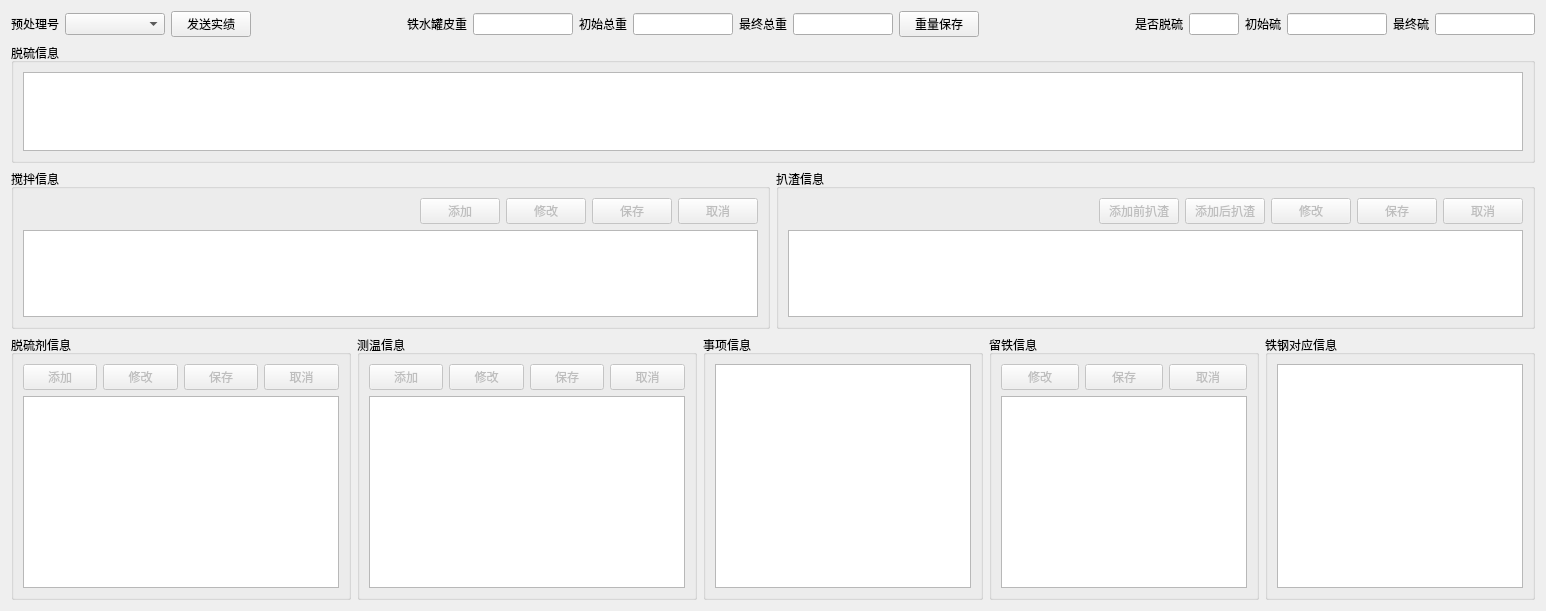
        <widget class="QWidget" name="hmpPage">
         <layout class="QVBoxLayout" name="verticalLayout_21">
          <item>
           <layout class="QHBoxLayout" name="horizontalLayout_8">
            <item>
             <widget class="QLabel" name="label_6">
              <property name="text">
               <string>预处理号</string>
              </property>
             </widget>
            </item>
            <item>
             <widget class="QComboBox" name="hmpHMNoComboBox">
              <property name="minimumSize">
               <size>
                <width>100</width>
                <height>0</height>
               </size>
              </property>
             </widget>
            </item>
            <item>
             <widget class="QPushButton" name="sendResultButton">
              <property name="enabled">
               <bool>true</bool>
              </property>
              <property name="text">
               <string>发送实绩</string>
              </property>
             </widget>
            </item>
            <item>
             <spacer name="horizontalSpacer_7">
              <property name="orientation">
               <enum>Qt::Horizontal</enum>
              </property>
              <property name="sizeHint" stdset="0">
               <size>
                <width>60</width>
                <height>20</height>
               </size>
              </property>
             </spacer>
            </item>
            <item>
             <widget class="QLabel" name="label_34">
              <property name="text">
               <string>铁水罐皮重</string>
              </property>
             </widget>
            </item>
            <item>
             <widget class="QLineEdit" name="ladleTareWeightLineEdit">
              <property name="minimumSize">
               <size>
                <width>100</width>
                <height>0</height>
               </size>
              </property>
              <property name="maximumSize">
               <size>
                <width>100</width>
                <height>16777215</height>
               </size>
              </property>
              <property name="readOnly">
               <bool>false</bool>
              </property>
             </widget>
            </item>
            <item>
             <widget class="QLabel" name="label_35">
              <property name="text">
               <string>初始总重</string>
              </property>
             </widget>
            </item>
            <item>
             <widget class="QLineEdit" name="initGrossWeightLineEdit">
              <property name="minimumSize">
               <size>
                <width>100</width>
                <height>0</height>
               </size>
              </property>
              <property name="maximumSize">
               <size>
                <width>100</width>
                <height>16777215</height>
               </size>
              </property>
              <property name="readOnly">
               <bool>false</bool>
              </property>
             </widget>
            </item>
            <item>
             <widget class="QLabel" name="label_36">
              <property name="text">
               <string>最终总重</string>
              </property>
             </widget>
            </item>
            <item>
             <widget class="QLineEdit" name="finalGrossWeightLineEdit">
              <property name="minimumSize">
               <size>
                <width>100</width>
                <height>0</height>
               </size>
              </property>
              <property name="maximumSize">
               <size>
                <width>100</width>
                <height>16777215</height>
               </size>
              </property>
              <property name="readOnly">
               <bool>false</bool>
              </property>
             </widget>
            </item>
            <item>
             <widget class="QPushButton" name="saveWeightButton">
              <property name="text">
               <string>重量保存</string>
              </property>
             </widget>
            </item>
            <item>
             <spacer name="horizontalSpacer_36">
              <property name="orientation">
               <enum>Qt::Horizontal</enum>
              </property>
              <property name="sizeHint" stdset="0">
               <size>
                <width>40</width>
                <height>20</height>
               </size>
              </property>
             </spacer>
            </item>
            <item>
             <widget class="QLabel" name="label_22">
              <property name="text">
               <string>是否脱硫</string>
              </property>
             </widget>
            </item>
            <item>
             <widget class="QLineEdit" name="dsCodeLineEdit">
              <property name="minimumSize">
               <size>
                <width>50</width>
                <height>0</height>
               </size>
              </property>
              <property name="maximumSize">
               <size>
                <width>50</width>
                <height>16777215</height>
               </size>
              </property>
              <property name="readOnly">
               <bool>true</bool>
              </property>
             </widget>
            </item>
            <item>
             <widget class="QLabel" name="label_23">
              <property name="text">
               <string>初始硫</string>
              </property>
             </widget>
            </item>
            <item>
             <widget class="QLineEdit" name="initSLineEdit">
              <property name="minimumSize">
               <size>
                <width>100</width>
                <height>0</height>
               </size>
              </property>
              <property name="maximumSize">
               <size>
                <width>100</width>
                <height>16777215</height>
               </size>
              </property>
              <property name="readOnly">
               <bool>true</bool>
              </property>
             </widget>
            </item>
            <item>
             <widget class="QLabel" name="label_24">
              <property name="text">
               <string>最终硫</string>
              </property>
             </widget>
            </item>
            <item>
             <widget class="QLineEdit" name="finalSLineEdit">
              <property name="enabled">
               <bool>true</bool>
              </property>
              <property name="minimumSize">
               <size>
                <width>100</width>
                <height>0</height>
               </size>
              </property>
              <property name="maximumSize">
               <size>
                <width>100</width>
                <height>16777215</height>
               </size>
              </property>
              <property name="readOnly">
               <bool>true</bool>
              </property>
             </widget>
            </item>
           </layout>
          </item>
          <item>
           <widget class="QGroupBox" name="groupBox_5">
            <property name="sizePolicy">
             <sizepolicy hsizetype="Preferred" vsizetype="Preferred">
              <horstretch>0</horstretch>
              <verstretch>0</verstretch>
             </sizepolicy>
            </property>
            <property name="maximumSize">
             <size>
              <width>16777215</width>
              <height>120</height>
             </size>
            </property>
            <property name="title">
             <string>脱硫信息</string>
            </property>
            <layout class="QVBoxLayout" name="verticalLayout_6">
             <item>
              <widget class="QTableView" name="hmpDesTableView">
               <property name="maximumSize">
                <size>
                 <width>16777215</width>
                 <height>16777215</height>
                </size>
               </property>
               <property name="editTriggers">
                <set>QAbstractItemView::NoEditTriggers</set>
               </property>
              </widget>
             </item>
            </layout>
           </widget>
          </item>
          <item>
           <layout class="QHBoxLayout" name="horizontalLayout_19">
            <item>
             <widget class="QGroupBox" name="groupBox_11">
              <property name="maximumSize">
               <size>
                <width>16777215</width>
                <height>160</height>
               </size>
              </property>
              <property name="title">
               <string>搅拌信息</string>
              </property>
              <layout class="QVBoxLayout" name="verticalLayout_8">
               <item>
                <layout class="QHBoxLayout" name="horizontalLayout_2">
                 <item>
                  <spacer name="horizontalSpacer_19">
                   <property name="orientation">
                    <enum>Qt::Horizontal</enum>
                   </property>
                   <property name="sizeHint" stdset="0">
                    <size>
                     <width>40</width>
                     <height>20</height>
                    </size>
                   </property>
                  </spacer>
                 </item>
                 <item>
                  <widget class="QPushButton" name="hmpStirInfoInsertBtn">
                   <property name="enabled">
                    <bool>false</bool>
                   </property>
                   <property name="text">
                    <string>添加</string>
                   </property>
                  </widget>
                 </item>
                 <item>
                  <widget class="QPushButton" name="hmpStirInfoEditBtn">
                   <property name="enabled">
                    <bool>false</bool>
                   </property>
                   <property name="text">
                    <string>修改</string>
                   </property>
                  </widget>
                 </item>
                 <item>
                  <widget class="QPushButton" name="hmpStirInfoSaveBtn">
                   <property name="enabled">
                    <bool>false</bool>
                   </property>
                   <property name="text">
                    <string>保存</string>
                   </property>
                  </widget>
                 </item>
                 <item>
                  <widget class="QPushButton" name="hmpStirInfoCancelBtn">
                   <property name="enabled">
                    <bool>false</bool>
                   </property>
                   <property name="text">
                    <string>取消</string>
                   </property>
                  </widget>
                 </item>
                </layout>
               </item>
               <item>
                <widget class="QTableView" name="hmpStirInfoTableView">
                 <property name="maximumSize">
                  <size>
                   <width>16777215</width>
                   <height>100</height>
                  </size>
                 </property>
                 <property name="editTriggers">
                  <set>QAbstractItemView::NoEditTriggers</set>
                 </property>
                </widget>
               </item>
              </layout>
             </widget>
            </item>
            <item>
             <widget class="QGroupBox" name="groupBox_6">
              <property name="maximumSize">
               <size>
                <width>16777215</width>
                <height>160</height>
               </size>
              </property>
              <property name="title">
               <string>扒渣信息</string>
              </property>
              <layout class="QVBoxLayout" name="verticalLayout_10">
               <item>
                <layout class="QHBoxLayout" name="horizontalLayout_6">
                 <item>
                  <spacer name="horizontalSpacer_20">
                   <property name="orientation">
                    <enum>Qt::Horizontal</enum>
                   </property>
                   <property name="sizeHint" stdset="0">
                    <size>
                     <width>40</width>
                     <height>20</height>
                    </size>
                   </property>
                  </spacer>
                 </item>
                 <item>
                  <widget class="QPushButton" name="hmpSlagBeforeInsertBtn">
                   <property name="enabled">
                    <bool>false</bool>
                   </property>
                   <property name="text">
                    <string>添加前扒渣</string>
                   </property>
                  </widget>
                 </item>
                 <item>
                  <widget class="QPushButton" name="hmpSlagAfterInsertBtn">
                   <property name="enabled">
                    <bool>false</bool>
                   </property>
                   <property name="text">
                    <string>添加后扒渣</string>
                   </property>
                  </widget>
                 </item>
                 <item>
                  <widget class="QPushButton" name="hmpSlagEditBtn">
                   <property name="enabled">
                    <bool>false</bool>
                   </property>
                   <property name="text">
                    <string>修改</string>
                   </property>
                  </widget>
                 </item>
                 <item>
                  <widget class="QPushButton" name="hmpSlagSaveBtn">
                   <property name="enabled">
                    <bool>false</bool>
                   </property>
                   <property name="text">
                    <string>保存</string>
                   </property>
                  </widget>
                 </item>
                 <item>
                  <widget class="QPushButton" name="hmpSlagCancelBtn">
                   <property name="enabled">
                    <bool>false</bool>
                   </property>
                   <property name="text">
                    <string>取消</string>
                   </property>
                  </widget>
                 </item>
                </layout>
               </item>
               <item>
                <widget class="QTableView" name="hmpSlagTableView">
                 <property name="maximumSize">
                  <size>
                   <width>16777215</width>
                   <height>100</height>
                  </size>
                 </property>
                 <property name="editTriggers">
                  <set>QAbstractItemView::NoEditTriggers</set>
                 </property>
                </widget>
               </item>
              </layout>
             </widget>
            </item>
           </layout>
          </item>
          <item>
           <layout class="QHBoxLayout" name="horizontalLayout_16">
            <item>
             <widget class="QGroupBox" name="groupBox_7">
              <property name="maximumSize">
               <size>
                <width>340</width>
                <height>16777215</height>
               </size>
              </property>
              <property name="title">
               <string>脱硫剂信息</string>
              </property>
              <layout class="QVBoxLayout" name="verticalLayout_11">
               <item>
                <layout class="QHBoxLayout" name="horizontalLayout_7">
                 <item>
                  <spacer name="horizontalSpacer_21">
                   <property name="orientation">
                    <enum>Qt::Horizontal</enum>
                   </property>
                   <property name="sizeHint" stdset="0">
                    <size>
                     <width>40</width>
                     <height>20</height>
                    </size>
                   </property>
                  </spacer>
                 </item>
                 <item>
                  <widget class="QPushButton" name="hmpMaterialInsertBtn">
                   <property name="enabled">
                    <bool>false</bool>
                   </property>
                   <property name="text">
                    <string>添加</string>
                   </property>
                  </widget>
                 </item>
                 <item>
                  <widget class="QPushButton" name="hmpMaterialEditBtn">
                   <property name="enabled">
                    <bool>false</bool>
                   </property>
                   <property name="text">
                    <string>修改</string>
                   </property>
                  </widget>
                 </item>
                 <item>
                  <widget class="QPushButton" name="hmpMaterialSaveBtn">
                   <property name="enabled">
                    <bool>false</bool>
                   </property>
                   <property name="text">
                    <string>保存</string>
                   </property>
                  </widget>
                 </item>
                 <item>
                  <widget class="QPushButton" name="hmpMaterialCancelBtn">
                   <property name="enabled">
                    <bool>false</bool>
                   </property>
                   <property name="text">
                    <string>取消</string>
                   </property>
                  </widget>
                 </item>
                </layout>
               </item>
               <item>
                <widget class="QTableView" name="hmpMaterialTableView">
                 <property name="editTriggers">
                  <set>QAbstractItemView::NoEditTriggers</set>
                 </property>
                </widget>
               </item>
              </layout>
             </widget>
            </item>
            <item>
             <widget class="QGroupBox" name="groupBox_8">
              <property name="maximumSize">
               <size>
                <width>340</width>
                <height>16777215</height>
               </size>
              </property>
              <property name="title">
               <string>测温信息</string>
              </property>
              <layout class="QVBoxLayout" name="verticalLayout_12">
               <item>
                <layout class="QHBoxLayout" name="horizontalLayout_12">
                 <item>
                  <spacer name="horizontalSpacer_22">
                   <property name="orientation">
                    <enum>Qt::Horizontal</enum>
                   </property>
                   <property name="sizeHint" stdset="0">
                    <size>
                     <width>40</width>
                     <height>20</height>
                    </size>
                   </property>
                  </spacer>
                 </item>
                 <item>
                  <widget class="QPushButton" name="hmpTempInsertBtn">
                   <property name="enabled">
                    <bool>false</bool>
                   </property>
                   <property name="text">
                    <string>添加</string>
                   </property>
                  </widget>
                 </item>
                 <item>
                  <widget class="QPushButton" name="hmpTempEditBtn">
                   <property name="enabled">
                    <bool>false</bool>
                   </property>
                   <property name="text">
                    <string>修改</string>
                   </property>
                  </widget>
                 </item>
                 <item>
                  <widget class="QPushButton" name="hmpTempSaveBtn">
                   <property name="enabled">
                    <bool>false</bool>
                   </property>
                   <property name="text">
                    <string>保存</string>
                   </property>
                  </widget>
                 </item>
                 <item>
                  <widget class="QPushButton" name="hmpTempCancelBtn">
                   <property name="enabled">
                    <bool>false</bool>
                   </property>
                   <property name="text">
                    <string>取消</string>
                   </property>
                  </widget>
                 </item>
                </layout>
               </item>
               <item>
                <widget class="QTableView" name="hmpTempTableView">
                 <property name="editTriggers">
                  <set>QAbstractItemView::NoEditTriggers</set>
                 </property>
                </widget>
               </item>
              </layout>
             </widget>
            </item>
            <item>
             <widget class="QGroupBox" name="groupBox_9">
              <property name="maximumSize">
               <size>
                <width>300</width>
                <height>16777215</height>
               </size>
              </property>
              <property name="title">
               <string>事项信息</string>
              </property>
              <layout class="QVBoxLayout" name="verticalLayout_23">
               <item>
                <widget class="QTableView" name="hmpEventTableView">
                 <property name="editTriggers">
                  <set>QAbstractItemView::NoEditTriggers</set>
                 </property>
                </widget>
               </item>
              </layout>
             </widget>
            </item>
            <item>
             <widget class="QGroupBox" name="groupBox_10">
              <property name="maximumSize">
               <size>
                <width>270</width>
                <height>16777215</height>
               </size>
              </property>
              <property name="title">
               <string>留铁信息</string>
              </property>
              <layout class="QVBoxLayout" name="verticalLayout_20">
               <item>
                <layout class="QHBoxLayout" name="horizontalLayout_13">
                 <item>
                  <spacer name="horizontalSpacer_23">
                   <property name="orientation">
                    <enum>Qt::Horizontal</enum>
                   </property>
                   <property name="sizeHint" stdset="0">
                    <size>
                     <width>40</width>
                     <height>20</height>
                    </size>
                   </property>
                  </spacer>
                 </item>
                 <item>
                  <widget class="QPushButton" name="hmpReserveEditBtn">
                   <property name="enabled">
                    <bool>false</bool>
                   </property>
                   <property name="text">
                    <string>修改</string>
                   </property>
                  </widget>
                 </item>
                 <item>
                  <widget class="QPushButton" name="hmpReserveSaveBtn">
                   <property name="enabled">
                    <bool>false</bool>
                   </property>
                   <property name="text">
                    <string>保存</string>
                   </property>
                  </widget>
                 </item>
                 <item>
                  <widget class="QPushButton" name="hmpReserveCancelBtn">
                   <property name="enabled">
                    <bool>false</bool>
                   </property>
                   <property name="text">
                    <string>取消</string>
                   </property>
                  </widget>
                 </item>
                </layout>
               </item>
               <item>
                <widget class="QTableView" name="hmpReserveTableView">
                 <property name="editTriggers">
                  <set>QAbstractItemView::NoEditTriggers</set>
                 </property>
                </widget>
               </item>
              </layout>
             </widget>
            </item>
            <item>
             <widget class="QGroupBox" name="groupBox_16">
              <property name="maximumSize">
               <size>
                <width>270</width>
                <height>16777215</height>
               </size>
              </property>
              <property name="title">
               <string>铁钢对应信息</string>
              </property>
              <layout class="QVBoxLayout" name="verticalLayout_29">
               <item>
                <widget class="QTableView" name="ironSteelTableView">
                 <property name="maximumSize">
                  <size>
                   <width>16777215</width>
                   <height>16777215</height>
                  </size>
                 </property>
                 <property name="editTriggers">
                  <set>QAbstractItemView::NoEditTriggers</set>
                 </property>
                </widget>
               </item>
              </layout>
             </widget>
            </item>
           </layout>
          </item>
         </layout>
        </widget>
